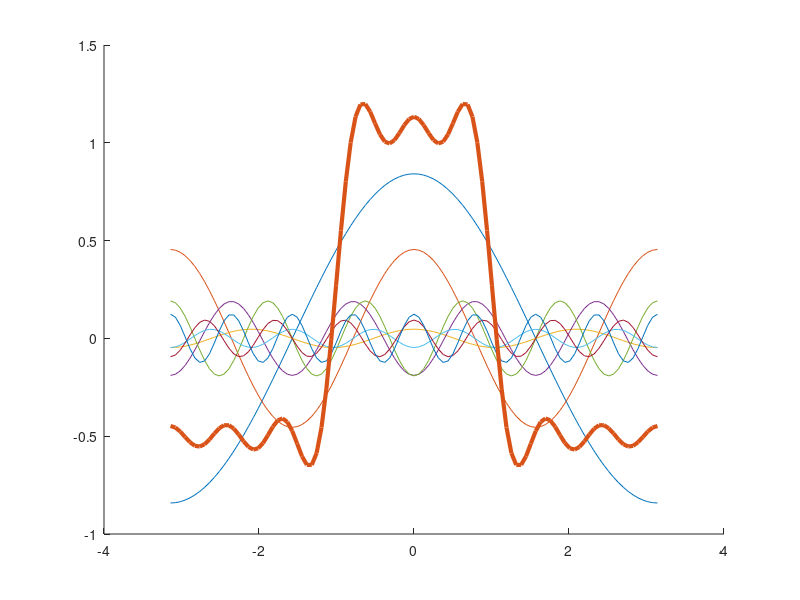
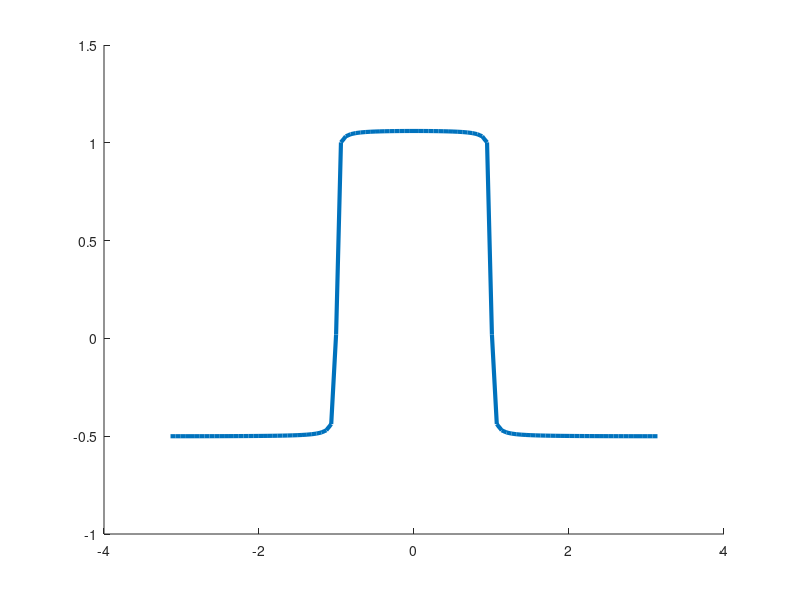

These figures' MATLAB source, in order:
%
% Plot the result of combining weighted sinusoids to create a square
% wave.
%

close all;
clear;

  % Fundamental frequency, Hz
w1 = 1.0;

  % Period and increment
pd = 2*pi/w1;
dt = pd/100;
t = (-pd/2):dt:(pd/2);

fprintf('\nFundamental frequency %1.1f Hz', w1);
fprintf(' and Period %1.3e sec', pd);
fprintf('\n');

  % Overlay multiple harmonics and the combined result
figure; hold on;
y = zeros(size(t));
for ii = 1:8
  wn = ii*w1;
  an = sin(wn)/(wn);
  yn = an*cos(wn*t);
  plot(t, yn);
  y = y + yn;
end
plot(t, y, 'linewidth',3);

  % Single plot with many harmonics added
y = zeros(size(t));
for ii = 1:100
  wn = ii*w1;
  an = sin(wn)/wn;
  yn = an*cos(wn*t);
  y = y + yn;
end
figure; hold on;
plot(t, y, 'linewidth',3);


